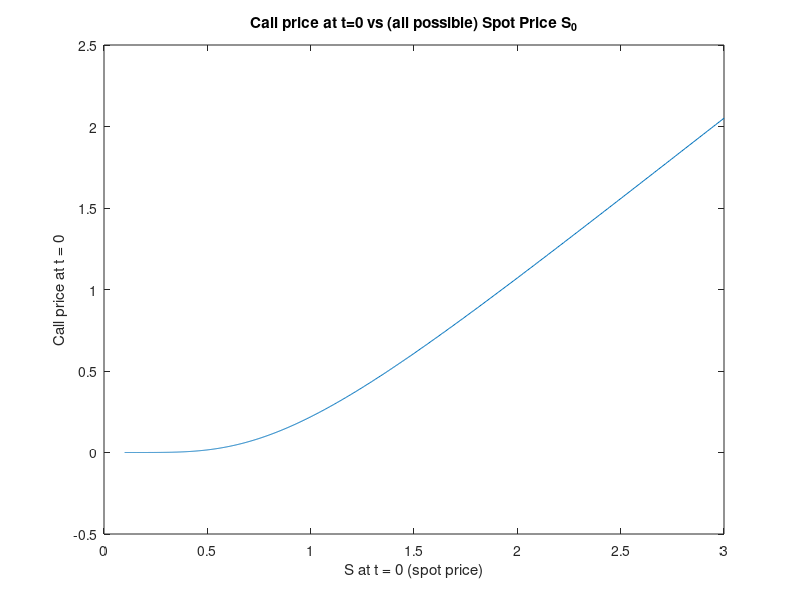

The MATLAB source for this figure:
%% PARAMETERS:
% Option parameters:
S0 = 1; K = 0.95; r = 0.001; sigma = 0.5; T = 1;

% Space grid:
N = 1000; 
Smin = 0.1 * S0;
Smax = 3 * S0;
xmin = log(Smin/S0);
xmax = log(Smax/S0);
dx = (xmax-xmin)/N;
x = xmin + (0:N) * dx; % space grid

% Time grid:
M = 1000;
dt = T/M;
t = (0:M) * dt;

%% PDE NUMERICAL APPROXIMATION:
% ---------- CHANGE HERE IF NOT EU CALL ---------- %
c = max(S0*exp(x') - K, 0); % EU CALL price vector (terminal condition)
% ------------------------------------------------ %

cnew = zeros(size(c)); % new price vector that we are going to fill

% Forward Euler Scheme (Implicit Euler):
A = - (r - sigma^2 / 2) * (1 / (2 * dx)) + sigma^2 / 2 * (1 / dx^2);
B = (-1 / dt) - sigma^2 / dx^2 - r;
C = (r - sigma^2 / 2) * (1 / (2 * dx)) + sigma^2 / 2 * (1 / dx^2);

% Build the "big" matrix with A, B, C to solve the systems:
matA = spalloc(N + 1, N + 1, 3 * (N - 1) + 2);
matA(1, 1) = 1;
for row=2:N
    matA(row, [row - 1, row, row + 1]) = [A, B, C];
end
matA(end, end) = 1;

rhs = zeros(N+1, 1);
for j=M:-1:1 % We know c @ t_j -> we compute c @ t_{j-1}...
    % ---------- CHANGE HERE IF NOT EU CALL ---------- %
    rhs(1) = 0; % BC @ xmin = 0
    % ------------------------------------------------ %

    rhs(2:end-1) = - 1/dt * c(2:end-1);

    % ---------- CHANGE HERE IF NOT EU CALL ---------- %
    rhs(end) = Smax - K*exp(-r*(T-(j-1)*dt)); % BC @ xmax = xmin + N*dx
    % ------------------------------------------------ %

    c = matA \ rhs; % Compute c @ t_{j-1} by solving the system
end

%% PLOT:
figure
plot(S0 * exp(x), c); 
title('Call price at t=0 vs (all possible) Spot Price S_0'); 
xlabel('S at t = 0 (spot price)');
ylabel('Call price at t = 0');

%% INTERPOLATION:
price_PDE = interp1(x, c, 0, 'spline') % Interpolation of c at x = 0, i.e S = S0
% (S0 being the one we the one we initialized in "Model parameters").
[price_CHECK, ~] = blsprice(S0, K, r, T, sigma) % Comparison w/ B&S price. 